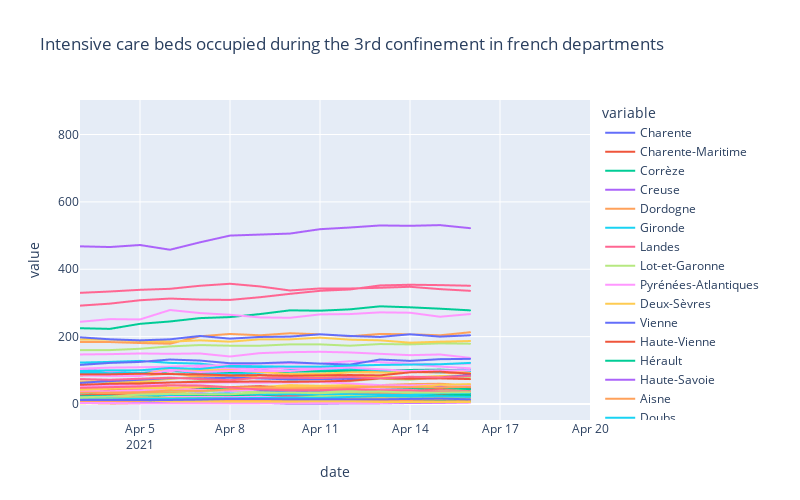

Source (notebook cell):
### Code cell
icu_dep_conf3()

### Figure 1 — Plotly figure (JSON) as saved in the notebook; plotly's stock layout.template omitted (floating-point values rounded to 4 significant figures; data arrays with more than 128 entries replaced by an {"elided": "..."} marker saying what was removed)
{"data": [{"hovertemplate": "variable=Charente<br>date=%{x}<br>value=%{y}<extra></extra>", "legendgroup": "Charente", "line": {"color": "#636efa", "dash": "solid"}, "mode": "lines", "name": "Charente", "showlegend": true, "type": "scattergl", "x": {"elided": "449 str values"}, "xaxis": "x", "y": {"elided": "449 int values"}, "yaxis": "y"}, {"hovertemplate": "variable=Charente-Maritime<br>date=%{x}<br>value=%{y}<extra></extra>", "legendgroup": "Charente-Maritime", "line": {"color": "#EF553B", "dash": "solid"}, "mode": "lines", "name": "Charente-Maritime", "showlegend": true, "type": "scattergl", "x": {"elided": "449 str values"}, "xaxis": "x", "y": {"elided": "449 int values"}, "yaxis": "y"}, {"hovertemplate": "variable=Corrèze<br>date=%{x}<br>value=%{y}<extra></extra>", "legendgroup": "Corrèze", "line": {"color": "#00cc96", "dash": "solid"}, "mode": "lines", "name": "Corrèze", "showlegend": true, "type": "scattergl", "x": {"elided": "449 str values"}, "xaxis": "x", "y": {"elided": "449 int values"}, "yaxis": "y"}, {"hovertemplate": "variable=Creuse<br>date=%{x}<br>value=%{y}<extra></extra>", "legendgroup": "Creuse", "line": {"color": "#ab63fa", "dash": "solid"}, "mode": "lines", "name": "Creuse", "showlegend": true, "type": "scattergl", "x": {"elided": "449 str values"}, "xaxis": "x", "y": {"elided": "449 int values"}, "yaxis": "y"}, {"hovertemplate": "variable=Dordogne<br>date=%{x}<br>value=%{y}<extra></extra>", "legendgroup": "Dordogne", "line": {"color": "#FFA15A", "dash": "solid"}, "mode": "lines", "name": "Dordogne", "showlegend": true, "type": "scattergl", "x": {"elided": "449 str values"}, "xaxis": "x", "y": {"elided": "449 int values"}, "yaxis": "y"}, {"hovertemplate": "variable=Gironde<br>date=%{x}<br>value=%{y}<extra></extra>", "legendgroup": "Gironde", "line": {"color": "#19d3f3", "dash": "solid"}, "mode": "lines", "name": "Gironde", "showlegend": true, "type": "scattergl", "x": {"elided": "449 str values"}, "xaxis": "x", "y": {"elided": "449 int values"}, "yaxis": "y"}, {"hovertemplate": "variable=Landes<br>date=%{x}<br>value=%{y}<extra></extra>", "legendgroup": "Landes", "line": {"color": "#FF6692", "dash": "solid"}, "mode": "lines", "name": "Landes", "showlegend": true, "type": "scattergl", "x": {"elided": "449 str values"}, "xaxis": "x", "y": {"elided": "449 int values"}, "yaxis": "y"}, {"hovertemplate": "variable=Lot-et-Garonne<br>date=%{x}<br>value=%{y}<extra></extra>", "legendgroup": "Lot-et-Garonne", "line": {"color": "#B6E880", "dash": "solid"}, "mode": "lines", "name": "Lot-et-Garonne", "showlegend": true, "type": "scattergl", "x": {"elided": "449 str values"}, "xaxis": "x", "y": {"elided": "449 int values"}, "yaxis": "y"}, {"hovertemplate": "variable=Pyrénées-Atlantiques<br>date=%{x}<br>value=%{y}<extra></extra>", "legendgroup": "Pyrénées-Atlantiques", "line": {"color": "#FF97FF", "dash": "solid"}, "mode": "lines", "name": "Pyrénées-Atlantiques", "showlegend": true, "type": "scattergl", "x": {"elided": "449 str values"}, "xaxis": "x", "y": {"elided": "449 int values"}, "yaxis": "y"}, {"hovertemplate": "variable=Deux-Sèvres<br>date=%{x}<br>value=%{y}<extra></extra>", "legendgroup": "Deux-Sèvres", "line": {"color": "#FECB52", "dash": "solid"}, "mode": "lines", "name": "Deux-Sèvres", "showlegend": true, "type": "scattergl", "x": {"elided": "449 str values"}, "xaxis": "x", "y": {"elided": "449 int values"}, "yaxis": "y"}, {"hovertemplate": "variable=Vienne<br>date=%{x}<br>value=%{y}<extra></extra>", "legendgroup": "Vienne", "line": {"color": "#636efa", "dash": "solid"}, "mode": "lines", "name": "Vienne", "showlegend": true, "type": "scattergl", "x": {"elided": "449 str values"}, "xaxis": "x", "y": {"elided": "449 int values"}, "yaxis": "y"}, {"hovertemplate": "variable=Haute-Vienne<br>date=%{x}<br>value=%{y}<extra></extra>", "legendgroup": "Haute-Vienne", "line": {"color": "#EF553B", "dash": "solid"}, "mode": "lines", "name": "Haute-Vienne", "showlegend": true, "type": "scattergl", "x": {"elided": "449 str values"}, "xaxis": "x", "y": {"elided": "449 int values"}, "yaxis": "y"}, {"hovertemplate": "variable=Hérault<br>date=%{x}<br>value=%{y}<extra></extra>", "legendgroup": "Hérault", "line": {"color": "#00cc96", "dash": "solid"}, "mode": "lines", "name": "Hérault", "showlegend": true, "type": "scattergl", "x": {"elided": "449 str values"}, "xaxis": "x", "y": {"elided": "449 int values"}, "yaxis": "y"}, {"hovertemplate": "variable=Haute-Savoie<br>date=%{x}<br>value=%{y}<extra></extra>", "legendgroup": "Haute-Savoie", "line": {"color": "#ab63fa", "dash": "solid"}, "mode": "lines", "name": "Haute-Savoie", "showlegend": true, "type": "scattergl", "x": {"elided": "449 str values"}, "xaxis": "x", "y": {"elided": "449 int values"}, "yaxis": "y"}, {"hovertemplate": "variable=Aisne<br>date=%{x}<br>value=%{y}<extra></extra>", "legendgroup": "Aisne", "line": {"color": "#FFA15A", "dash": "solid"}, "mode": "lines", "name": "Aisne", "showlegend": true, "type": "scattergl", "x": {"elided": "449 str values"}, "xaxis": "x", "y": {"elided": "449 int values"}, "yaxis": "y"}, {"hovertemplate": "variable=Doubs<br>date=%{x}<br>value=%{y}<extra></extra>", "legendgroup": "Doubs", "line": {"color": "#19d3f3", "dash": "solid"}, "mode": "lines", "name": "Doubs", "showlegend": true, "type": "scattergl", "x": {"elided": "449 str values"}, "xaxis": "x", "y": {"elided": "449 int values"}, "yaxis": "y"}, {"hovertemplate": "variable=Nord<br>date=%{x}<br>value=%{y}<extra></extra>", "legendgroup": "Nord", "line": {"color": "#FF6692", "dash": "solid"}, "mode": "lines", "name": "Nord", "showlegend": true, "type": "scattergl", "x": {"elided": "449 str values"}, "xaxis": "x", "y": {"elided": "449 int values"}, "yaxis": "y"}, {"hovertemplate": "variable=Oise<br>date=%{x}<br>value=%{y}<extra></extra>", "legendgroup": "Oise", "line": {"color": "#B6E880", "dash": "solid"}, "mode": "lines", "name": "Oise", "showlegend": true, "type": "scattergl", "x": {"elided": "449 str values"}, "xaxis": "x", "y": {"elided": "449 int values"}, "yaxis": "y"}, {"hovertemplate": "variable=Pas-de-Calais<br>date=%{x}<br>value=%{y}<extra></extra>", "legendgroup": "Pas-de-Calais", "line": {"color": "#FF97FF", "dash": "solid"}, "mode": "lines", "name": "Pas-de-Calais", "showlegend": true, "type": "scattergl", "x": {"elided": "449 str values"}, "xaxis": "x", "y": {"elided": "449 int values"}, "yaxis": "y"}, {"hovertemplate": "variable=Somme<br>date=%{x}<br>value=%{y}<extra></extra>", "legendgroup": "Somme", "line": {"color": "#FECB52", "dash": "solid"}, "mode": "lines", "name": "Somme", "showlegend": true, "type": "scattergl", "x": {"elided": "449 str values"}, "xaxis": "x", "y": {"elided": "449 int values"}, "yaxis": "y"}, {"hovertemplate": "variable=Territoire de Belfort<br>date=%{x}<br>value=%{y}<extra></extra>", "legendgroup": "Territoire de Belfort", "line": {"color": "#636efa", "dash": "solid"}, "mode": "lines", "name": "Territoire de Belfort", "showlegend": true, "type": "scattergl", "x": {"elided": "449 str values"}, "xaxis": "x", "y": {"elided": "449 int values"}, "yaxis": "y"}, {"hovertemplate": "variable=Côte-d'Or<br>date=%{x}<br>value=%{y}<extra></extra>", "legendgroup": "Côte-d'Or", "line": {"color": "#EF553B", "dash": "solid"}, "mode": "lines", "name": "Côte-d'Or", "showlegend": true, "type": "scattergl", "x": {"elided": "449 str values"}, "xaxis": "x", "y": {"elided": "449 int values"}, "yaxis": "y"}, {"hovertemplate": "variable=Finistère<br>date=%{x}<br>value=%{y}<extra></extra>", "legendgroup": "Finistère", "line": {"color": "#00cc96", "dash": "solid"}, "mode": "lines", "name": "Finistère", "showlegend": true, "type": "scattergl", "x": {"elided": "449 str values"}, "xaxis": "x", "y": {"elided": "449 int values"}, "yaxis": "y"}, {"hovertemplate": "variable=Loire-Atlantique<br>date=%{x}<br>value=%{y}<extra></extra>", "legendgroup": "Loire-Atlantique", "line": {"color": "#ab63fa", "dash": "solid"}, "mode": "lines", "name": "Loire-Atlantique", "showlegend": true, "type": "scattergl", "x": {"elided": "449 str values"}, "xaxis": "x", "y": {"elided": "449 int values"}, "yaxis": "y"}, {"hovertemplate": "variable=Bas-Rhin<br>date=%{x}<br>value=%{y}<extra></extra>", "legendgroup": "Bas-Rhin", "line": {"color": "#FFA15A", "dash": "solid"}, "mode": "lines", "name": "Bas-Rhin", "showlegend": true, "type": "scattergl", "x": {"elided": "449 str values"}, "xaxis": "x", "y": {"elided": "449 int values"}, "yaxis": "y"}, {"hovertemplate": "variable=Alpes-Maritimes<br>date=%{x}<br>value=%{y}<extra></extra>", "legendgroup": "Alpes-Maritimes", "line": {"color": "#19d3f3", "dash": "solid"}, "mode": "lines", "name": "Alpes-Maritimes", "showlegend": true, "type": "scattergl", "x": {"elided": "449 str values"}, "xaxis": "x", "y": {"elided": "449 int values"}, "yaxis": "y"}, {"hovertemplate": "variable=Maine-et-Loire<br>date=%{x}<br>value=%{y}<extra></extra>", "legendgroup": "Maine-et-Loire", "line": {"color": "#FF6692", "dash": "solid"}, "mode": "lines", "name": "Maine-et-Loire", "showlegend": true, "type": "scattergl", "x": {"elided": "449 str values"}, "xaxis": "x", "y": {"elided": "449 int values"}, "yaxis": "y"}, {"hovertemplate": "variable=Mayenne<br>date=%{x}<br>value=%{y}<extra></extra>", "legendgroup": "Mayenne", "line": {"color": "#B6E880", "dash": "solid"}, "mode": "lines", "name": "Mayenne", "showlegend": true, "type": "scattergl", "x": {"elided": "449 str values"}, "xaxis": "x", "y": {"elided": "449 int values"}, "yaxis": "y"}, {"hovertemplate": "variable=Seine-Maritime<br>date=%{x}<br>value=%{y}<extra></extra>", "legendgroup": "Seine-Maritime", "line": {"color": "#FF97FF", "dash": "solid"}, "mode": "lines", "name": "Seine-Maritime", "showlegend": true, "type": "scattergl", "x": {"elided": "449 str values"}, "xaxis": "x", "y": {"elided": "449 int values"}, "yaxis": "y"}, {"hovertemplate": "variable=Ille-et-Vilaine<br>date=%{x}<br>value=%{y}<extra></extra>", "legendgroup": "Ille-et-Vilaine", "line": {"color": "#FECB52", "dash": "solid"}, "mode": "lines", "name": "Ille-et-Vilaine", "showlegend": true, "type": "scattergl", "x": {"elided": "449 str values"}, "xaxis": "x", "y": {"elided": "449 int values"}, "yaxis": "y"}, {"hovertemplate": "variable=Morbihan<br>date=%{x}<br>value=%{y}<extra></extra>", "legendgroup": "Morbihan", "line": {"color": "#636efa", "dash": "solid"}, "mode": "lines", "name": "Morbihan", "showlegend": true, "type": "scattergl", "x": {"elided": "449 str values"}, "xaxis": "x", "y": {"elided": "449 int values"}, "yaxis": "y"}, {"hovertemplate": "variable=Sarthe<br>date=%{x}<br>value=%{y}<extra></extra>", "legendgroup": "Sarthe", "line": {"color": "#EF553B", "dash": "solid"}, "mode": "lines", "name": "Sarthe", "showlegend": true, "type": "scattergl", "x": {"elided": "449 str values"}, "xaxis": "x", "y": {"elided": "449 int values"}, "yaxis": "y"}, {"hovertemplate": "variable=Ain<br>date=%{x}<br>value=%{y}<extra></extra>", "legendgroup": "Ain", "line": {"color": "#00cc96", "dash": "solid"}, "mode": "lines", "name": "Ain", "showlegend": true, "type": "scattergl", "x": {"elided": "449 str values"}, "xaxis": "x", "y": {"elided": "449 int values"}, "yaxis": "y"}, {"hovertemplate": "variable=Ardennes<br>date=%{x}<br>value=%{y}<extra></extra>", "legendgroup": "Ardennes", "line": {"color": "#ab63fa", "dash": "solid"}, "mode": "lines", "name": "Ardennes", "showlegend": true, "type": "scattergl", "x": {"elided": "449 str values"}, "xaxis": "x", "y": {"elided": "449 int values"}, "yaxis": "y"}, {"hovertemplate": "variable=Aube<br>date=%{x}<br>value=%{y}<extra></extra>", "legendgroup": "Aube", "line": {"color": "#FFA15A", "dash": "solid"}, "mode": "lines", "name": "Aube", "showlegend": true, "type": "scattergl", "x": {"elided": "449 str values"}, "xaxis": "x", "y": {"elided": "449 int values"}, "yaxis": "y"}, {"hovertemplate": "variable=Eure<br>date=%{x}<br>value=%{y}<extra></extra>", "legendgroup": "Eure", "line": {"color": "#19d3f3", "dash": "solid"}, "mode": "lines", "name": "Eure", "showlegend": true, "type": "scattergl", "x": {"elided": "449 str values"}, "xaxis": "x", "y": {"elided": "449 int values"}, "yaxis": "y"}, {"hovertemplate": "variable=Marne<br>date=%{x}<br>value=%{y}<extra></extra>", "legendgroup": "Marne", "line": {"color": "#FF6692", "dash": "solid"}, "mode": "lines", "name": "Marne", "showlegend": true, "type": "scattergl", "x": {"elided": "449 str values"}, "xaxis": "x", "y": {"elided": "449 int values"}, "yaxis": "y"}, {"hovertemplate": "variable=Haute-Marne<br>date=%{x}<br>value=%{y}<extra></extra>", "legendgroup": "Haute-Marne", "line": {"color": "#B6E880", "dash": "solid"}, "mode": "lines", "name": "Haute-Marne", "showlegend": true, "type": "scattergl", "x": {"elided": "449 str values"}, "xaxis": "x", "y": {"elided": "449 int values"}, "yaxis": "y"}, {"hovertemplate": "variable=Meurthe-et-Moselle<br>date=%{x}<br>value=%{y}<extra></extra>", "legendgroup": "Meurthe-et-Moselle", "line": {"color": "#FF97FF", "dash": "solid"}, "mode": "lines", "name": "Meurthe-et-Moselle", "showlegend": true, "type": "scattergl", "x": {"elided": "449 str values"}, "xaxis": "x", "y": {"elided": "449 int values"}, "yaxis": "y"}, {"hovertemplate": "variable=Meuse<br>date=%{x}<br>value=%{y}<extra></extra>", "legendgroup": "Meuse", "line": {"color": "#FECB52", "dash": "solid"}, "mode": "lines", "name": "Meuse", "showlegend": true, "type": "scattergl", "x": {"elided": "449 str values"}, "xaxis": "x", "y": {"elided": "449 int values"}, "yaxis": "y"}, {"hovertemplate": "variable=Moselle<br>date=%{x}<br>value=%{y}<extra></extra>", "legendgroup": "Moselle", "line": {"color": "#636efa", "dash": "solid"}, "mode": "lines", "name": "Moselle", "showlegend": true, "type": "scattergl", "x": {"elided": "449 str values"}, "xaxis": "x", "y": {"elided": "449 int values"}, "yaxis": "y"}, {"hovertemplate": "variable=Haut-Rhin<br>date=%{x}<br>value=%{y}<extra></extra>", "legendgroup": "Haut-Rhin", "line": {"color": "#EF553B", "dash": "solid"}, "mode": "lines", "name": "Haut-Rhin", "showlegend": true, "type": "scattergl", "x": {"elided": "449 str values"}, "xaxis": "x", "y": {"elided": "449 int values"}, "yaxis": "y"}, {"hovertemplate": "variable=Rhône<br>date=%{x}<br>value=%{y}<extra></extra>", "legendgroup": "Rhône", "line": {"color": "#00cc96", "dash": "solid"}, "mode": "lines", "name": "Rhône", "showlegend": true, "type": "scattergl", "x": {"elided": "449 str values"}, "xaxis": "x", "y": {"elided": "449 int values"}, "yaxis": "y"}, {"hovertemplate": "variable=Vosges<br>date=%{x}<br>value=%{y}<extra></extra>", "legendgroup": "Vosges", "line": {"color": "#ab63fa", "dash": "solid"}, "mode": "lines", "name": "Vosges", "showlegend": true, "type": "scattergl", "x": {"elided": "449 str values"}, "xaxis": "x", "y": {"elided": "449 int values"}, "yaxis": "y"}, {"hovertemplate": "variable=Allier<br>date=%{x}<br>value=%{y}<extra></extra>", "legendgroup": "Allier", "line": {"color": "#FFA15A", "dash": "solid"}, "mode": "lines", "name": "Allier", "showlegend": true, "type": "scattergl", "x": {"elided": "449 str values"}, "xaxis": "x", "y": {"elided": "449 int values"}, "yaxis": "y"}, {"hovertemplate": "variable=Ardèche<br>date=%{x}<br>value=%{y}<extra></extra>", "legendgroup": "Ardèche", "line": {"color": "#19d3f3", "dash": "solid"}, "mode": "lines", "name": "Ardèche", "showlegend": true, "type": "scattergl", "x": {"elided": "449 str values"}, "xaxis": "x", "y": {"elided": "449 int values"}, "yaxis": "y"}, {"hovertemplate": "variable=Cantal<br>date=%{x}<br>value=%{y}<extra></extra>", "legendgroup": "Cantal", "line": {"color": "#FF6692", "dash": "solid"}, "mode": "lines", "name": "Cantal", "showlegend": true, "type": "scattergl", "x": {"elided": "449 str values"}, "xaxis": "x", "y": {"elided": "449 int values"}, "yaxis": "y"}, {"hovertemplate": "variable=Drôme<br>date=%{x}<br>value=%{y}<extra></extra>", "legendgroup": "Drôme", "line": {"color": "#B6E880", "dash": "solid"}, "mode": "lines", "name": "Drôme", "showlegend": true, "type": "scattergl", "x": {"elided": "449 str values"}, "xaxis": "x", "y": {"elided": "449 int values"}, "yaxis": "y"}, {"hovertemplate": "variable=Gard<br>date=%{x}<br>value=%{y}<extra></extra>", "legendgroup": "Gard", "line": {"color": "#FF97FF", "dash": "solid"}, "mode": "lines", "name": "Gard", "showlegend": true, "type": "scattergl", "x": {"elided": "449 str values"}, "xaxis": "x", "y": {"elided": "449 int values"}, "yaxis": "y"}, {"hovertemplate": "variable=Isère<br>date=%{x}<br>value=%{y}<extra></extra>", "legendgroup": "Isère", "line": {"color": "#FECB52", "dash": "solid"}, "mode": "lines", "name": "Isère", "showlegend": true, "type": "scattergl", "x": {"elided": "449 str values"}, "xaxis": "x", "y": {"elided": "449 int values"}, "yaxis": "y"}, {"hovertemplate": "variable=Loire<br>date=%{x}<br>value=%{y}<extra></extra>", "legendgroup": "Loire", "line": {"color": "#636efa", "dash": "solid"}, "mode": "lines", "name": "Loire", "showlegend": true, "type": "scattergl", "x": {"elided": "449 str values"}, "xaxis": "x", "y": {"elided": "449 int values"}, "yaxis": "y"}, {"hovertemplate": "variable=Haute-Loire<br>date=%{x}<br>value=%{y}<extra></extra>", "legendgroup": "Haute-Loire", "line": {"color": "#EF553B", "dash": "solid"}, "mode": "lines", "name": "Haute-Loire", "showlegend": true, "type": "scattergl", "x": {"elided": "449 str values"}, "xaxis": "x", "y": {"elided": "449 int values"}, "yaxis": "y"}, {"hovertemplate": "variable=Puy-de-Dôme<br>date=%{x}<br>value=%{y}<extra></extra>", "legendgroup": "Puy-de-Dôme", "line": {"color": "#00cc96", "dash": "solid"}, "mode": "lines", "name": "Puy-de-Dôme", "showlegend": true, "type": "scattergl", "x": {"elided": "449 str values"}, "xaxis": "x", "y": {"elided": "449 int values"}, "yaxis": "y"}, {"hovertemplate": "variable=Saône-et-Loire<br>date=%{x}<br>value=%{y}<extra></extra>", "legendgroup": "Saône-et-Loire", "line": {"color": "#ab63fa", "dash": "solid"}, "mode": "lines", "name": "Saône-et-Loire", "showlegend": true, "type": "scattergl", "x": {"elided": "449 str values"}, "xaxis": "x", "y": {"elided": "449 int values"}, "yaxis": "y"}, {"hovertemplate": "variable=Savoie<br>date=%{x}<br>value=%{y}<extra></extra>", "legendgroup": "Savoie", "line": {"color": "#FFA15A", "dash": "solid"}, "mode": "lines", "name": "Savoie", "showlegend": true, "type": "scattergl", "x": {"elided": "449 str values"}, "xaxis": "x", "y": {"elided": "449 int values"}, "yaxis": "y"}, {"hovertemplate": "variable=Aveyron<br>date=%{x}<br>value=%{y}<extra></extra>", "legendgroup": "Aveyron", "line": {"color": "#19d3f3", "dash": "solid"}, "mode": "lines", "name": "Aveyron", "showlegend": true, "type": "scattergl", "x": {"elided": "449 str values"}, "xaxis": "x", "y": {"elided": "449 int values"}, "yaxis": "y"}, {"hovertemplate": "variable=Bouches-du-Rhône<br>date=%{x}<br>value=%{y}<extra></extra>", "legendgroup": "Bouches-du-Rhône", "line": {"color": "#FF6692", "dash": "solid"}, "mode": "lines", "name": "Bouches-du-Rhône", "showlegend": true, "type": "scattergl", "x": {"elided": "449 str values"}, "xaxis": "x", "y": {"elided": "449 int values"}, "yaxis": "y"}, {"hovertemplate": "variable=Côtes-d'Armor<br>date=%{x}<br>value=%{y}<extra></extra>", "legendgroup": "Côtes-d'Armor", "line": {"color": "#B6E880", "dash": "solid"}, "mode": "lines", "name": "Côtes-d'Armor", "showlegend": true, "type": "scattergl", "x": {"elided": "449 str values"}, "xaxis": "x", "y": {"elided": "449 int values"}, "yaxis": "y"}, {"hovertemplate": "variable=Eure-et-Loir<br>date=%{x}<br>value=%{y}<extra></extra>", "legendgroup": "Eure-et-Loir", "line": {"color": "#FF97FF", "dash": "solid"}, "mode": "lines", "name": "Eure-et-Loir", "showlegend": true, "type": "scattergl", "x": {"elided": "449 str values"}, "xaxis": "x", "y": {"elided": "449 int values"}, "yaxis": "y"}, {"hovertemplate": "variable=Indre-et-Loire<br>date=%{x}<br>value=%{y}<extra></extra>", "legendgroup": "Indre-et-Loire", "line": {"color": "#FECB52", "dash": "solid"}, "mode": "lines", "name": "Indre-et-Loire", "showlegend": true, "type": "scattergl", "x": {"elided": "449 str values"}, "xaxis": "x", "y": {"elided": "449 int values"}, "yaxis": "y"}, {"hovertemplate": "variable=Haute-Saône<br>date=%{x}<br>value=%{y}<extra></extra>", "legendgroup": "Haute-Saône", "line": {"color": "#636efa", "dash": "solid"}, "mode": "lines", "name": "Haute-Saône", "showlegend": true, "type": "scattergl", "x": {"elided": "449 str values"}, "xaxis": "x", "y": {"elided": "449 int values"}, "yaxis": "y"}, {"hovertemplate": "variable=Vaucluse<br>date=%{x}<br>value=%{y}<extra></extra>", "legendgroup": "Vaucluse", "line": {"color": "#EF553B", "dash": "solid"}, "mode": "lines", "name": "Vaucluse", "showlegend": true, "type": "scattergl", "x": {"elided": "449 str values"}, "xaxis": "x", "y": {"elided": "449 int values"}, "yaxis": "y"}, {"hovertemplate": "variable=Guyane<br>date=%{x}<br>value=%{y}<extra></extra>", "legendgroup": "Guyane", "line": {"color": "#00cc96", "dash": "solid"}, "mode": "lines", "name": "Guyane", "showlegend": true, "type": "scattergl", "x": {"elided": "449 str values"}, "xaxis": "x", "y": {"elided": "449 int values"}, "yaxis": "y"}, {"hovertemplate": "variable=Hautes-Alpes<br>date=%{x}<br>value=%{y}<extra></extra>", "legendgroup": "Hautes-Alpes", "line": {"color": "#ab63fa", "dash": "solid"}, "mode": "lines", "name": "Hautes-Alpes", "showlegend": true, "type": "scattergl", "x": {"elided": "449 str values"}, "xaxis": "x", "y": {"elided": "449 int values"}, "yaxis": "y"}, {"hovertemplate": "variable=Calvados<br>date=%{x}<br>value=%{y}<extra></extra>", "legendgroup": "Calvados", "line": {"color": "#FFA15A", "dash": "solid"}, "mode": "lines", "name": "Calvados", "showlegend": true, "type": "scattergl", "x": {"elided": "449 str values"}, "xaxis": "x", "y": {"elided": "449 int values"}, "yaxis": "y"}, {"hovertemplate": "variable=Cher<br>date=%{x}<br>value=%{y}<extra></extra>", "legendgroup": "Cher", "line": {"color": "#19d3f3", "dash": "solid"}, "mode": "lines", "name": "Cher", "showlegend": true, "type": "scattergl", "x": {"elided": "449 str values"}, "xaxis": "x", "y": {"elided": "449 int values"}, "yaxis": "y"}, {"hovertemplate": "variable=Corse-du-Sud<br>date=%{x}<br>value=%{y}<extra></extra>", "legendgroup": "Corse-du-Sud", "line": {"color": "#FF6692", "dash": "solid"}, "mode": "lines", "name": "Corse-du-Sud", "showlegend": true, "type": "scattergl", "x": {"elided": "449 str values"}, "xaxis": "x", "y": {"elided": "449 int values"}, "yaxis": "y"}, {"hovertemplate": "variable=Haute-Corse<br>date=%{x}<br>value=%{y}<extra></extra>", "legendgroup": "Haute-Corse", "line": {"color": "#B6E880", "dash": "solid"}, "mode": "lines", "name": "Haute-Corse", "showlegend": true, "type": "scattergl", "x": {"elided": "449 str values"}, "xaxis": "x", "y": {"elided": "449 int values"}, "yaxis": "y"}, {"hovertemplate": "variable=Haute-Garonne<br>date=%{x}<br>value=%{y}<extra></extra>", "legendgroup": "Haute-Garonne", "line": {"color": "#FF97FF", "dash": "solid"}, "mode": "lines", "name": "Haute-Garonne", "showlegend": true, "type": "scattergl", "x": {"elided": "449 str values"}, "xaxis": "x", "y": {"elided": "449 int values"}, "yaxis": "y"}, {"hovertemplate": "variable=Indre<br>date=%{x}<br>value=%{y}<extra></extra>", "legendgroup": "Indre", "line": {"color": "#FECB52", "dash": "solid"}, "mode": "lines", "name": "Indre", "showlegend": true, "type": "scattergl", "x": {"elided": "449 str values"}, "xaxis": "x", "y": {"elided": "449 int values"}, "yaxis": "y"}, {"hovertemplate": "variable=Loir-et-Cher<br>date=%{x}<br>value=%{y}<extra></extra>", "legendgroup": "Loir-et-Cher", "line": {"color": "#636efa", "dash": "solid"}, "mode": "lines", "name": "Loir-et-Cher", "showlegend": true, "type": "scattergl", "x": {"elided": "449 str values"}, "xaxis": "x", "y": {"elided": "449 int values"}, "yaxis": "y"}, {"hovertemplate": "variable=Loiret<br>date=%{x}<br>value=%{y}<extra></extra>", "legendgroup": "Loiret", "line": {"color": "#EF553B", "dash": "solid"}, "mode": "lines", "name": "Loiret", "showlegend": true, "type": "scattergl", "x": {"elided": "449 str values"}, "xaxis": "x", "y": {"elided": "449 int values"}, "yaxis": "y"}, {"hovertemplate": "variable=Manche<br>date=%{x}<br>value=%{y}<extra></extra>", "legendgroup": "Manche", "line": {"color": "#00cc96", "dash": "solid"}, "mode": "lines", "name": "Manche", "showlegend": true, "type": "scattergl", "x": {"elided": "449 str values"}, "xaxis": "x", "y": {"elided": "449 int values"}, "yaxis": "y"}, {"hovertemplate": "variable=Paris<br>date=%{x}<br>value=%{y}<extra></extra>", "legendgroup": "Paris", "line": {"color": "#ab63fa", "dash": "solid"}, "mode": "lines", "name": "Paris", "showlegend": true, "type": "scattergl", "x": {"elided": "449 str values"}, "xaxis": "x", "y": {"elided": "449 int values"}, "yaxis": "y"}, {"hovertemplate": "variable=Seine-et-Marne<br>date=%{x}<br>value=%{y}<extra></extra>", "legendgroup": "Seine-et-Marne", "line": {"color": "#FFA15A", "dash": "solid"}, "mode": "lines", "name": "Seine-et-Marne", "showlegend": true, "type": "scattergl", "x": {"elided": "449 str values"}, "xaxis": "x", "y": {"elided": "449 int values"}, "yaxis": "y"}, {"hovertemplate": "variable=Yvelines<br>date=%{x}<br>value=%{y}<extra></extra>", "legendgroup": "Yvelines", "line": {"color": "#19d3f3", "dash": "solid"}, "mode": "lines", "name": "Yvelines", "showlegend": true, "type": "scattergl", "x": {"elided": "449 str values"}, "xaxis": "x", "y": {"elided": "449 int values"}, "yaxis": "y"}, {"hovertemplate": "variable=Var<br>date=%{x}<br>value=%{y}<extra></extra>", "legendgroup": "Var", "line": {"color": "#FF6692", "dash": "solid"}, "mode": "lines", "name": "Var", "showlegend": true, "type": "scattergl", "x": {"elided": "449 str values"}, "xaxis": "x", "y": {"elided": "449 int values"}, "yaxis": "y"}, {"hovertemplate": "variable=Essonne<br>date=%{x}<br>value=%{y}<extra></extra>", "legendgroup": "Essonne", "line": {"color": "#B6E880", "dash": "solid"}, "mode": "lines", "name": "Essonne", "showlegend": true, "type": "scattergl", "x": {"elided": "449 str values"}, "xaxis": "x", "y": {"elided": "449 int values"}, "yaxis": "y"}, {"hovertemplate": "variable=Hauts-de-Seine<br>date=%{x}<br>value=%{y}<extra></extra>", "legendgroup": "Hauts-de-Seine", "line": {"color": "#FF97FF", "dash": "solid"}, "mode": "lines", "name": "Hauts-de-Seine", "showlegend": true, "type": "scattergl", "x": {"elided": "449 str values"}, "xaxis": "x", "y": {"elided": "449 int values"}, "yaxis": "y"}, {"hovertemplate": "variable=Seine-Saint-Denis<br>date=%{x}<br>value=%{y}<extra></extra>", "legendgroup": "Seine-Saint-Denis", "line": {"color": "#FECB52", "dash": "solid"}, "mode": "lines", "name": "Seine-Saint-Denis", "showlegend": true, "type": "scattergl", "x": {"elided": "449 str values"}, "xaxis": "x", "y": {"elided": "449 int values"}, "yaxis": "y"}, {"hovertemplate": "variable=Val-de-Marne<br>date=%{x}<br>value=%{y}<extra></extra>", "legendgroup": "Val-de-Marne", "line": {"color": "#636efa", "dash": "solid"}, "mode": "lines", "name": "Val-de-Marne", "showlegend": true, "type": "scattergl", "x": {"elided": "449 str values"}, "xaxis": "x", "y": {"elided": "449 int values"}, "yaxis": "y"}, {"hovertemplate": "variable=Val-d'Oise<br>date=%{x}<br>value=%{y}<extra></extra>", "legendgroup": "Val-d'Oise", "line": {"color": "#EF553B", "dash": "solid"}, "mode": "lines", "name": "Val-d'Oise", "showlegend": true, "type": "scattergl", "x": {"elided": "449 str values"}, "xaxis": "x", "y": {"elided": "449 int values"}, "yaxis": "y"}, {"hovertemplate": "variable=Martinique<br>date=%{x}<br>value=%{y}<extra></extra>", "legendgroup": "Martinique", "line": {"color": "#00cc96", "dash": "solid"}, "mode": "lines", "name": "Martinique", "showlegend": true, "type": "scattergl", "x": {"elided": "449 str values"}, "xaxis": "x", "y": {"elided": "449 int values"}, "yaxis": "y"}, {"hovertemplate": "variable=Jura<br>date=%{x}<br>value=%{y}<extra></extra>", "legendgroup": "Jura", "line": {"color": "#ab63fa", "dash": "solid"}, "mode": "lines", "name": "Jura", "showlegend": true, "type": "scattergl", "x": {"elided": "449 str values"}, "xaxis": "x", "y": {"elided": "449 int values"}, "yaxis": "y"}, {"hovertemplate": "variable=Lot<br>date=%{x}<br>value=%{y}<extra></extra>", "legendgroup": "Lot", "line": {"color": "#FFA15A", "dash": "solid"}, "mode": "lines", "name": "Lot", "showlegend": true, "type": "scattergl", "x": {"elided": "449 str values"}, "xaxis": "x", "y": {"elided": "449 int values"}, "yaxis": "y"}, {"hovertemplate": "variable=Tarn<br>date=%{x}<br>value=%{y}<extra></extra>", "legendgroup": "Tarn", "line": {"color": "#19d3f3", "dash": "solid"}, "mode": "lines", "name": "Tarn", "showlegend": true, "type": "scattergl", "x": {"elided": "449 str values"}, "xaxis": "x", "y": {"elided": "449 int values"}, "yaxis": "y"}, {"hovertemplate": "variable=Tarn-et-Garonne<br>date=%{x}<br>value=%{y}<extra></extra>", "legendgroup": "Tarn-et-Garonne", "line": {"color": "#FF6692", "dash": "solid"}, "mode": "lines", "name": "Tarn-et-Garonne", "showlegend": true, "type": "scattergl", "x": {"elided": "449 str values"}, "xaxis": "x", "y": {"elided": "449 int values"}, "yaxis": "y"}, {"hovertemplate": "variable=Vendée<br>date=%{x}<br>value=%{y}<extra></extra>", "legendgroup": "Vendée", "line": {"color": "#B6E880", "dash": "solid"}, "mode": "lines", "name": "Vendée", "showlegend": true, "type": "scattergl", "x": {"elided": "449 str values"}, "xaxis": "x", "y": {"elided": "449 int values"}, "yaxis": "y"}, {"hovertemplate": "variable=Yonne<br>date=%{x}<br>value=%{y}<extra></extra>", "legendgroup": "Yonne", "line": {"color": "#FF97FF", "dash": "solid"}, "mode": "lines", "name": "Yonne", "showlegend": true, "type": "scattergl", "x": {"elided": "449 str values"}, "xaxis": "x", "y": {"elided": "449 int values"}, "yaxis": "y"}, {"hovertemplate": "variable=Aude<br>date=%{x}<br>value=%{y}<extra></extra>", "legendgroup": "Aude", "line": {"color": "#FECB52", "dash": "solid"}, "mode": "lines", "name": "Aude", "showlegend": true, "type": "scattergl", "x": {"elided": "449 str values"}, "xaxis": "x", "y": {"elided": "449 int values"}, "yaxis": "y"}, {"hovertemplate": "variable=Nièvre<br>date=%{x}<br>value=%{y}<extra></extra>", "legendgroup": "Nièvre", "line": {"color": "#636efa", "dash": "solid"}, "mode": "lines", "name": "Nièvre", "showlegend": true, "type": "scattergl", "x": {"elided": "449 str values"}, "xaxis": "x", "y": {"elided": "449 int values"}, "yaxis": "y"}, {"hovertemplate": "variable=Orne<br>date=%{x}<br>value=%{y}<extra></extra>", "legendgroup": "Orne", "line": {"color": "#EF553B", "dash": "solid"}, "mode": "lines", "name": "Orne", "showlegend": true, "type": "scattergl", "x": {"elided": "449 str values"}, "xaxis": "x", "y": {"elided": "449 int values"}, "yaxis": "y"}, {"hovertemplate": "variable=Alpes-de-Haute-Provence<br>date=%{x}<br>value=%{y}<extra></extra>", "legendgroup": "Alpes-de-Haute-Provence", "line": {"color": "#00cc96", "dash": "solid"}, "mode": "lines", "name": "Alpes-de-Haute-Provence", "showlegend": true, "type": "scattergl", "x": {"elided": "449 str values"}, "xaxis": "x", "y": {"elided": "449 int values"}, "yaxis": "y"}, {"hovertemplate": "variable=Gers<br>date=%{x}<br>value=%{y}<extra></extra>", "legendgroup": "Gers", "line": {"color": "#ab63fa", "dash": "solid"}, "mode": "lines", "name": "Gers", "showlegend": true, "type": "scattergl", "x": {"elided": "449 str values"}, "xaxis": "x", "y": {"elided": "449 int values"}, "yaxis": "y"}, {"hovertemplate": "variable=Hautes-Pyrénées<br>date=%{x}<br>value=%{y}<extra></extra>", "legendgroup": "Hautes-Pyrénées", "line": {"color": "#FFA15A", "dash": "solid"}, "mode": "lines", "name": "Hautes-Pyrénées", "showlegend": true, "type": "scattergl", "x": {"elided": "449 str values"}, "xaxis": "x", "y": {"elided": "449 int values"}, "yaxis": "y"}, {"hovertemplate": "variable=Guadeloupe<br>date=%{x}<br>value=%{y}<extra></extra>", "legendgroup": "Guadeloupe", "line": {"color": "#19d3f3", "dash": "solid"}, "mode": "lines", "name": "Guadeloupe", "showlegend": true, "type": "scattergl", "x": {"elided": "449 str values"}, "xaxis": "x", "y": {"elided": "449 int values"}, "yaxis": "y"}, {"hovertemplate": "variable=La Réunion<br>date=%{x}<br>value=%{y}<extra></extra>", "legendgroup": "La Réunion", "line": {"color": "#FF6692", "dash": "solid"}, "mode": "lines", "name": "La Réunion", "showlegend": true, "type": "scattergl", "x": {"elided": "449 str values"}, "xaxis": "x", "y": {"elided": "449 int values"}, "yaxis": "y"}, {"hovertemplate": "variable=Pyrénées-Orientales<br>date=%{x}<br>value=%{y}<extra></extra>", "legendgroup": "Pyrénées-Orientales", "line": {"color": "#B6E880", "dash": "solid"}, "mode": "lines", "name": "Pyrénées-Orientales", "showlegend": true, "type": "scattergl", "x": {"elided": "449 str values"}, "xaxis": "x", "y": {"elided": "449 int values"}, "yaxis": "y"}, {"hovertemplate": "variable=Lozère<br>date=%{x}<br>value=%{y}<extra></extra>", "legendgroup": "Lozère", "line": {"color": "#FF97FF", "dash": "solid"}, "mode": "lines", "name": "Lozère", "showlegend": true, "type": "scattergl", "x": {"elided": "449 str values"}, "xaxis": "x", "y": {"elided": "449 int values"}, "yaxis": "y"}, {"hovertemplate": "variable=Mayotte<br>date=%{x}<br>value=%{y}<extra></extra>", "legendgroup": "Mayotte", "line": {"color": "#FECB52", "dash": "solid"}, "mode": "lines", "name": "Mayotte", "showlegend": true, "type": "scattergl", "x": {"elided": "449 str values"}, "xaxis": "x", "y": {"elided": "449 int values"}, "yaxis": "y"}, {"hovertemplate": "variable=Ariège<br>date=%{x}<br>value=%{y}<extra></extra>", "legendgroup": "Ariège", "line": {"color": "#636efa", "dash": "solid"}, "mode": "lines", "name": "Ariège", "showlegend": true, "type": "scattergl", "x": {"elided": "449 str values"}, "xaxis": "x", "y": {"elided": "449 int values"}, "yaxis": "y"}], "layout": {"height": 500, "legend": {"title": {"text": "variable"}, "tracegroupgap": 0}, "title": {"text": "Intensive care beds occupied during the 3rd confinement in french departments"}, "width": 800, "xaxis": {"anchor": "y", "domain": [0, 1], "range": ["2021-04-03", "2021-04-20"], "title": {"text": "date"}}, "yaxis": {"anchor": "x", "domain": [0, 1], "title": {"text": "value"}}}}
